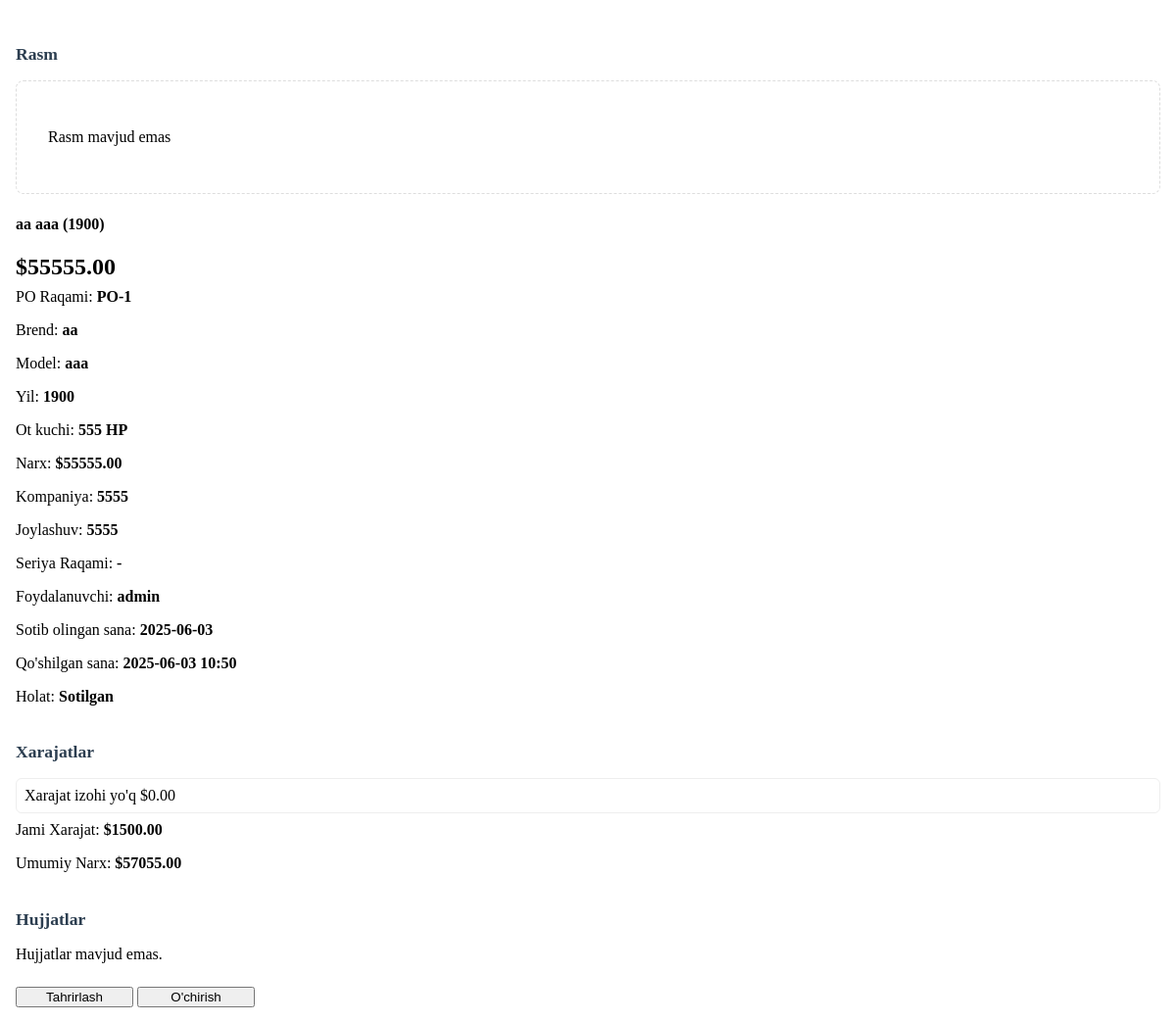
/truck/detail/3/ (signed in), run on the app's committed database.
### trucks/models.py (models this page shows, shortened)
class Truck(models.Model):
    user = models.ForeignKey(
        User,
        on_delete=models.CASCADE,
        related_name='trucks',
        verbose_name="Foydalanuvchi"
    )
    po_id = models.CharField(
        max_length=50,
        unique=True,
        verbose_name="PO raqami",
        help_text="PO-{raqam} formatida kiriting, masalan, PO-12345"
    )
    make = models.CharField(max_length=100, verbose_name="Marka")
    model = models.CharField(max_length=100, verbose_name="Model")
    year = models.PositiveIntegerField(
        verbose_name="Yil",
        validators=[MinValueValidator(1886)]
    )
    horsepower = models.PositiveIntegerField(
        verbose_name="Ot kuchi (HP)",
        validators=[MinValueValidator(1)]
    )
    price = models.DecimalField(
        max_digits=10,
        decimal_places=2,
        verbose_name="Narx",
        validators=[MinValueValidator(0.01)]
    )
    company = models.CharField(max_length=200, blank=True, verbose_name="Kompaniya nomi")
    location = models.CharField(max_length=100, verbose_name="Joylashuv")
    sotilgan = models.BooleanField(default=False, verbose_name="Sotilgan")
    description = models.TextField(blank=True, verbose_name="Tavsif")
    purchase_date = models.DateField(auto_now_add=True, verbose_name="Sotib olingan sana")
    created_date = models.DateTimeField(auto_now_add=True, verbose_name="Yaratilgan sana")
    image = models.ImageField(
        upload_to='trucks/',
        blank=True,
        null=True,
        verbose_name="Rasm"
    )
    seriya = models.CharField(
        max_length=50,
        blank=True,
        null=True,
        verbose_name="Seriya raqami",
        unique=True
    )
    class Meta:
        verbose_name = "Yuk mashinasi"
        verbose_name_plural = "Yuk mashinalari"
        indexes = [
            models.Index(fields=['po_id']),
            models.Index(fields=['user', 'sotilgan']),
        ]
        ordering = ['-created_date']

### xarajatlar/models.py (models this page shows, shortened)
class Xarajat(models.Model):
    EXPENSE_TYPES = (
        ('repair', 'Repair'),
        ('fuel', 'Fuel'),
        ('insurance', 'Insurance'),
        ('parts', 'Spare Parts'),
        ('other', 'Other'),
    )
    truck = models.ForeignKey(
        Truck,
        on_delete=models.CASCADE,
        related_name='expenses',
        verbose_name="Truck"
    )
    expense_type = models.CharField(
        max_length=50,
        choices=EXPENSE_TYPES,
        verbose_name="Expense Type"
    )
    amount = models.DecimalField(
        max_digits=10,
        decimal_places=2,
        verbose_name="Amount"
    )
    description = models.TextField(
        blank=True,
        verbose_name="Description"
    )
    date = models.DateField(
        verbose_name="Date",
        default=timezone.now  # Updated to use dynamic current date
    )
    document = models.FileField(
        upload_to=xarajat_document_upload_path,
        blank=True,
        null=True,
        verbose_name="Document"
    )
    class Meta:
        verbose_name = "Expense"
        verbose_name_plural = "Expenses"
        ordering = ['-date']

### trucks/views.py (the view, shortened to what this page needs)
# urls.py: path('truck/detail/<int:truck_id>/', views.truck_detail, name='truck_detail'),
@login_required
def truck_detail(request, truck_id):
    truck = get_object_or_404(Truck, id=truck_id) if request.user.is_superuser else get_object_or_404(Truck,
                                                                                                      id=truck_id,
                                                                                                      user=request.user)
    xarajatlar = Xarajat.objects.filter(truck=truck)
    total_xarajat = xarajatlar.aggregate(total=Sum('amount'))['total'] or 0
    total_cost = float(truck.price + total_xarajat)
    hujjatlar = [{
        'id': h.id,
        'original_file_name': h.original_file_name,
        'hujjat_url': h.hujjat.url
    } for h in truck.hujjatlar.all()]
    return render(request, 'trucks/truck_details.html', {
        'truck': truck,
        'xarajatlar': xarajatlar,
        'xarajat_sum': total_xarajat,
        'umumiy_narx': total_cost,
        'hujjatlar': hujjatlar
    })

### templates/trucks/truck_details.html (shortened to what this page needs)
<div class="modal-body" id="truckDetailContent">
    <div class="truck-details-container">
        <div class="detail-section">
            <h5 class="section-title">Rasm</h5>
            {% if truck.image %}
            <img src="{{ truck.image.url }}" alt="{{ truck.make }} {{ truck.model }}" class="truck-image img-fluid rounded">
            {% else %}
            <div class="no-image-placeholder text-center text-muted p-3 rounded bg-light">
                <p>Rasm mavjud emas</p>
            </div>
            {% endif %}
        </div>
        <div class="detail-card bg-white rounded shadow-sm p-3 mb-3">
            <div class="detail-header border-bottom pb-2 mb-3 d-flex flex-column flex-md-row justify-content-between">
                <h4 class="truck-title mb-2 mb-md-0">{{ truck.make }} {{ truck.model }} ({{ truck.year }})</h4>
                <div class="price text-primary fs-4 fw-bold">${{ truck.price|floatformat:"2"|default:"0.00" }}</div>
            </div>
            <div class="detail-section info-grid row g-2">
                <div class="col-md-6">
                    <div class="detail-row d-flex justify-content-between py-2 border-bottom">
                        <span class="text-muted">PO Raqami:</span>
                        <strong>{{ truck.po_id|default:"-" }}</strong>
                    </div>
                </div>
                <div class="col-md-6">
                    <div class="detail-row d-flex justify-content-between py-2 border-bottom">
                        <span class="text-muted">Brend:</span>
                        <strong>{{ truck.make|default:"-" }}</strong>
                    </div>
                </div>
                <div class="col-md-6">
                    <div class="detail-row d-flex justify-content-between py-2 border-bottom">
                        <span class="text-muted">Model:</span>
                        <strong>{{ truck.model|default:"-" }}</strong>
                    </div>
                </div>
                <div class="col-md-6">
                    <div class="detail-row d-flex justify-content-between py-2 border-bottom">
                        <span class="text-muted">Yil:</span>
                        <strong>{{ truck.year|default:"-" }}</strong>
                    </div>
                </div>
                <div class="col-md-6">
                    <div class="detail-row d-flex justify-content-between py-2 border-bottom">
                        <span class="text-muted">Ot kuchi:</span>
                        <strong>{{ truck.horsepower|default:"-" }} HP</strong>
                    </div>
                </div>
                <div class="col-md-6">
                    <div class="detail-row d-flex justify-content-between py-2 border-bottom">
                        <span class="text-muted">Narx:</span>
                        <strong>${{ truck.price|floatformat:"2"|default:"0.00" }}</strong>
                    </div>
                </div>
                <div class="col-md-6">
                    <div class="detail-row d-flex justify-content-between py-2 border-bottom">
                        <span class="text-muted">Kompaniya:</span>
                        <strong>{{ truck.company|default:"-" }}</strong>
                    </div>
                </div>
                <div class="col-md-6">
                    <div class="detail-row d-flex justify-content-between py-2 border-bottom">
                        <span class="text-muted">Joylashuv:</span>
                        <strong>{{ truck.location|default:"-" }}</strong>
                    </div>
                </div>
                <div class="col-md-6">
                    <div class="detail-row d-flex justify-content-between py-2 border-bottom">
                        <span class="text-muted">Seriya Raqami:</span>
                        <strong>{{ truck.seriya|default:"-" }}</strong>
                    </div>
                </div>
                <div class="col-md-6">
                    <div class="detail-row d-flex justify-content-between py-2 border-bottom">
                        <span class="text-muted">Foydalanuvchi:</span>
                        <strong>{{ truck.user.username|default:"-" }}</strong>
                    </div>
                </div>
                <div class="col-md-6">
                    <div class="detail-row d-flex justify-content-between py-2 border-bottom">
                        <span class="text-muted">Sotib olingan sana:</span>
                        <strong>{{ truck.purchase_date|date:"Y-m-d"|default:"-" }}</strong>
                    </div>
                </div>
                <div class="col-md-6">
                    <div class="detail-row d-flex justify-content-between py-2 border-bottom">
                        <span class="text-muted">Qo'shilgan sana:</span>
                        <strong>{{ truck.created_date|date:"Y-m-d H:i"|default:"-" }}</strong>
                    </div>
                </div>
                <div class="col-12">
                    <div class="detail-row d-flex justify-content-between py-2 border-bottom">
                        <span class="text-muted">Holat:</span>
                        <strong class="badge {% if truck.sotilgan %}bg-danger{% else %}bg-success{% endif %}">
                            {{ truck.sotilgan|yesno:"Sotilgan,Faol" }}
                        </strong>
                    </div>
                </div>
            </div>
        </div>
        <div class="detail-card bg-white rounded shadow-sm p-3 mb-3">
            <h5 class="section-title d-flex align-items-center mb-3">
                Xarajatlar
            </h5>
            {% if xarajatlar %}
            <div class="xarajat-list mb-3" style="max-height: 200px; overflow-y: auto;">
                {% for xarajat in xarajatlar %}
                <div class="xarajat-item d-flex justify-content-between py-2 border-bottom">
                    <span class="text-truncate pe-2">{{ xarajat.izoh|default:"Xarajat izohi yo'q" }}</span>
                    <span class="text-nowrap">${{ xarajat.miqdor|floatformat:"2"|default:"0.00" }}</span>
                </div>
                {% endfor %}
            </div>
            <div class="row">
                <div class="col-md-6">
                    <div class="detail-row d-flex justify-content-between py-2 border-bottom">
                        <span class="text-muted">Jami Xarajat:</span>
                        <strong class="text-warning">${{ xarajat_sum|floatformat:"2"|default:"0.00" }}</strong>
                    </div>
                </div>
                <div class="col-md-6">
                    <div class="detail-row d-flex justify-content-between py-2 border-bottom">
                        <span class="text-muted">Umumiy Narx:</span>
                        <strong class="text-success">${{ umumiy_narx|floatformat:"2"|default:"0.00" }}</strong>
                    </div>
                </div>
            </div>
            {% else %}
            <p class="text-muted text-center py-2">Xarajatlar mavjud emas.</p>
            {% endif %}
        </div>
        <div class="detail-card bg-white rounded shadow-sm p-3 mb-3">
            <h5 class="section-title d-flex align-items-center mb-3">
                Hujjatlar
            </h5>
            {% if hujjatlar %}
            <div class="hujjat-list" style="max-height: 200px; overflow-y: auto;">
                {% for hujjat in hujjatlar %}
                <div class="hujjat-item d-flex justify-content-between align-items-center py-2 border-bottom">
                    <a href="{{ hujjat.hujjat_url }}" target="_blank" class="doc-link text-truncate pe-2">
                        <i class="bi bi-file-earmark-pdf text-danger me-2"></i>
                        {{ hujjat.original_file_name }}
                    </a>
                    <button onclick="deleteHujjat({{ hujjat.id }}, {{ truck.id }})" class="btn btn-sm btn-outline-danger">
                        <i class="bi bi-trash"></i>
                    </button>
                </div>
                {% endfor %}
            </div>
            {% else %}
            <p class="text-muted text-center py-2">Hujjatlar mavjud emas.</p>
            {% endif %}
        </div>
        <div class="detail-actions d-flex flex-wrap gap-2 justify-content-center mt-4">
            <button class="btn btn-primary" onclick="openEditTruckForm({{ truck.id }})">
                 Tahrirlash
            </button>
            <button class="btn btn-danger" onclick="showDeleteConfirmation({{ truck.id }})">
                 O'chirish
            </button>
        </div>
    </div>
</div>

### templates/trucks/truck_details.html (style rules this page uses)
.truck-details-container { padding: 0.5rem; }
.section-title { font-size: 1.1rem; font-weight: 600; color: #2c3e50; margin-bottom: 1rem; }
.no-image-placeholder { padding: 2rem; border: 1px dashed #ddd; border-radius: 8px; }
.detail-card { margin-bottom: 1.5rem; }
.price { font-size: 1.5rem; font-weight: 700; }
.detail-row { padding: 0.5rem 0; }
.hujjat-list, .xarajat-list { border: 1px solid #eee; border-radius: 6px; padding: 0.5rem; }
.detail-actions .btn { min-width: 120px; }

### data on the page
Truck: make "aa", model "aaa", year "1900", price "55555.00", po_id "PO-1", horsepower "555", company "5555", location "5555", seriya "-", user.username "admin", purchase_date "2025-06-03", created_date "2025-06-03 10:50", sotilgan "Sotilgan"
Xarajat: izoh "Xarajat izohi yo'q", miqdor "0.00"

### other printed values
{{ xarajat_sum|floatformat:"2"|default:"0.00" }} "1500.00"
{{ umumiy_narx|floatformat:"2"|default:"0.00" }} "57055.00"
